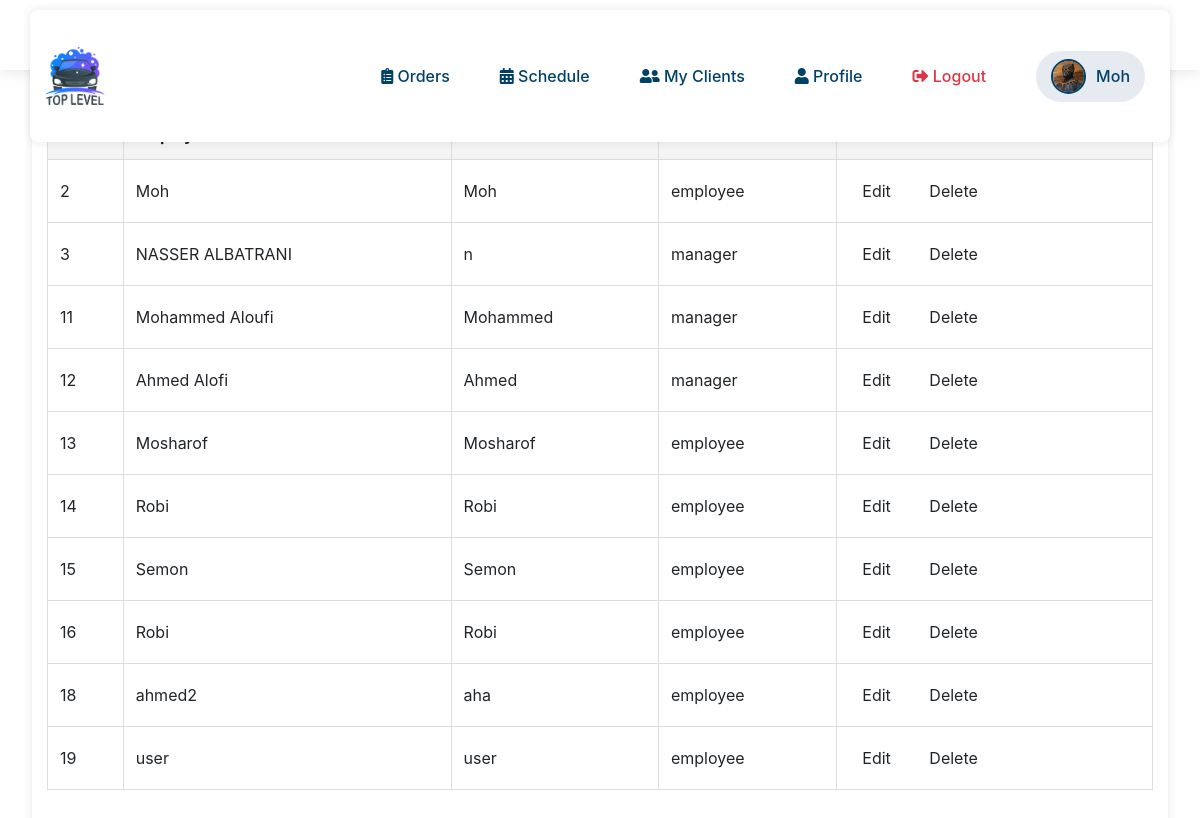
Page /users_list.php (signed in) on the earlier database version.
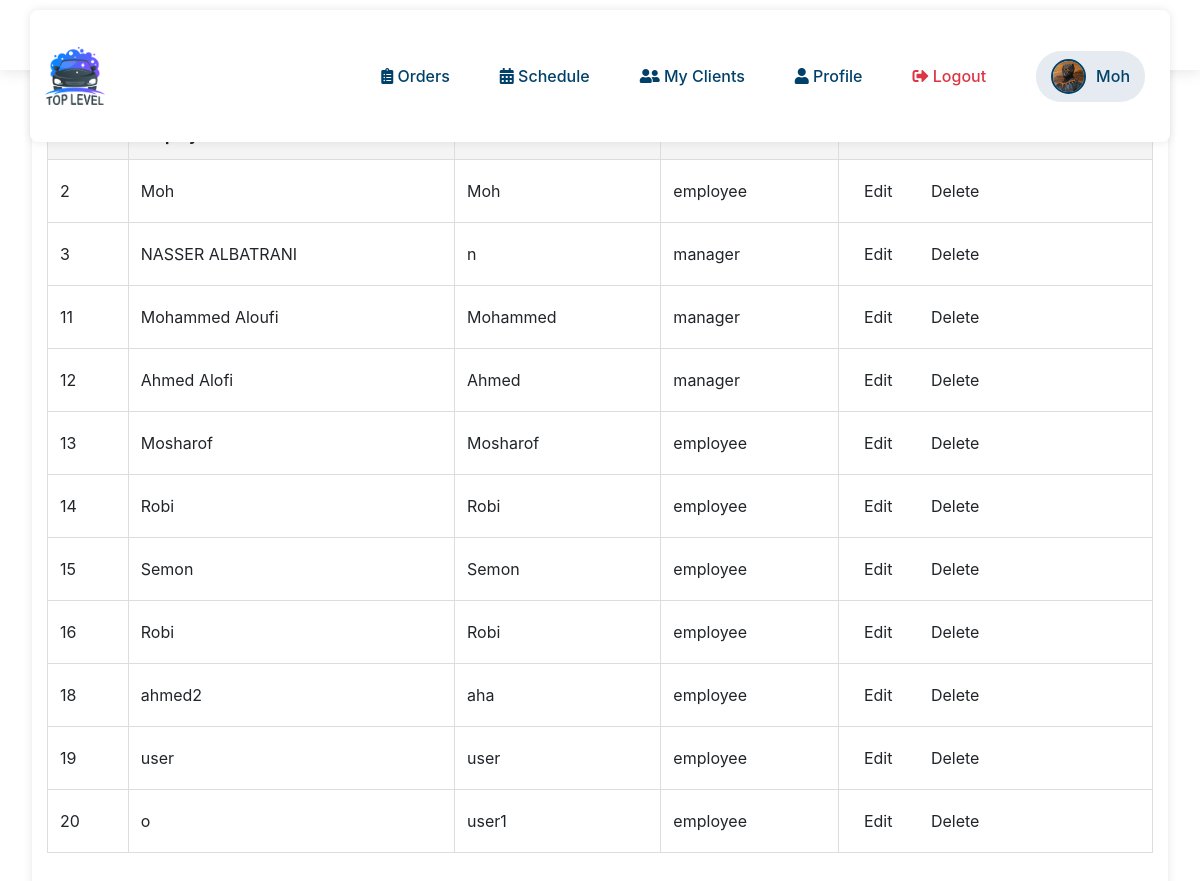
Same page on the later database version.
### tables this page shows
CREATE TABLE `users` (
  `id` int(11) NOT NULL,
  `username` varchar(50) NOT NULL,
  `password` varchar(255) NOT NULL,
  `role` enum('manager','employee') NOT NULL,
  `phone` varchar(15) DEFAULT NULL,
  `email` varchar(100) DEFAULT NULL,
  `employee_name` varchar(100) NOT NULL,
  `image` varchar(255) DEFAULT NULL,
  `salary` decimal(10,2) NOT NULL DEFAULT 0.00,
  `qr_code` varchar(255) DEFAULT NULL
);

### users_list.php (the view, shortened to what this page needs)
<?php
include('db.php');
$result = $conn->query("SELECT * FROM users");
?>
<!DOCTYPE html>
<html lang="en">
<head>
    <link rel="stylesheet" href="https://stackpath.bootstrapcdn.com/bootstrap/4.5.2/css/bootstrap.min.css">
</head>
<body>
    <?php include 'nav.php'; ?>
    <div class="container">
        <h2>Users List</h2>
        <table>
            <thead>
                <tr>
                    <th>ID</th>
                    <th>Employee Name</th>
                    <th>Username</th>
                    <th>Role</th>
                    <th>Actions</th>
                </tr>
            </thead>
            <tbody>
                <?php while ($user = $result->fetch_assoc()): ?>
                    <tr>
                        <td><?php echo htmlspecialchars($user['id']); ?></td>
                        <td><?php echo htmlspecialchars($user['employee_name']); ?></td>
                        <td><?php echo htmlspecialchars($user['username']); ?></td>
                        <td><?php echo htmlspecialchars($user['role']); ?></td>
                        <td>
                            <a href="edit_user.php?id=<?php echo $user['id']; ?>" class="btn btn-edit">Edit</a>
                            <a href="delete_user.php?id=<?php echo $user['id']; ?>" class="btn btn-delete" onclick="return confirm('Are you sure you want to delete this user?')">Delete</a>
                        </td>
                    </tr>
                <?php endwhile; ?>
            </tbody>
        </table>
    </div>
</body>
</html>

Differences in the rows shown:
added users: id "20", employee_name "o", username "user1", role "employee"
